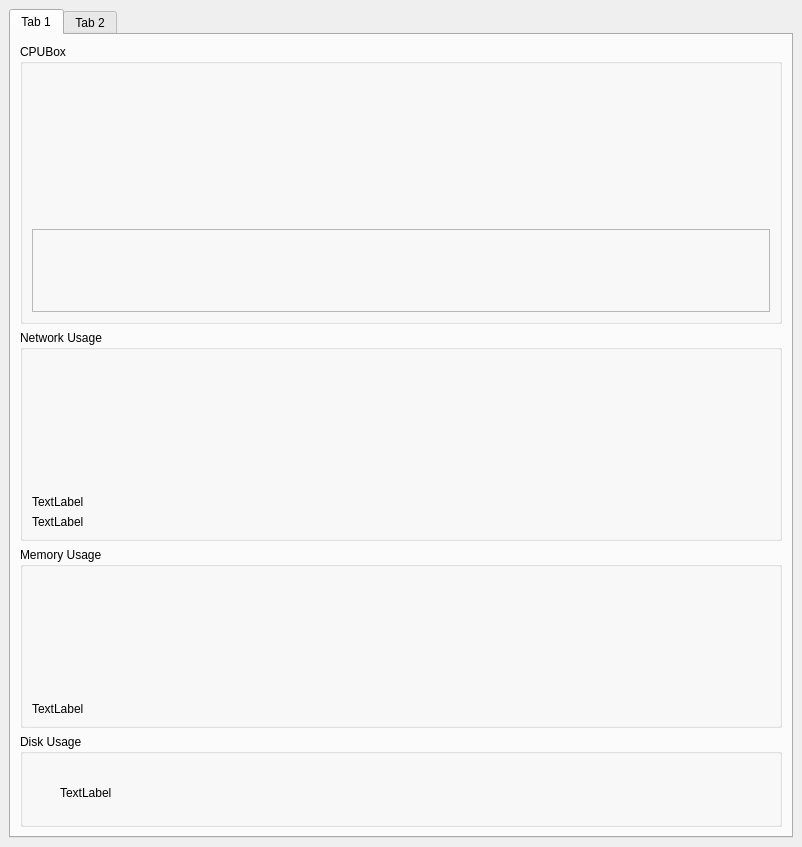
<?xml version="1.0" encoding="UTF-8"?>
<ui version="4.0">
 <class>MainWindow</class>
 <widget class="QMainWindow" name="MainWindow">
  <property name="geometry">
   <rect>
    <x>0</x>
    <y>0</y>
    <width>802</width>
    <height>847</height>
   </rect>
  </property>
  <property name="windowTitle">
   <string>MainWindow</string>
  </property>
  <widget class="QWidget" name="centralwidget">
   <layout class="QVBoxLayout" name="verticalLayout">
    <item>
     <widget class="QTabWidget" name="tabWidget">
      <widget class="QWidget" name="tab">
       <attribute name="title">
        <string>Tab 1</string>
       </attribute>
       <layout class="QVBoxLayout" name="verticalLayout_2">
        <item>
         <widget class="QGroupBox" name="groupBox">
          <property name="minimumSize">
           <size>
            <width>0</width>
            <height>280</height>
           </size>
          </property>
          <property name="title">
           <string>CPUBox</string>
          </property>
          <layout class="QVBoxLayout" name="verticalLayout_3">
           <item>
            <widget class="QCustomPlot" name="cpuPlotLayout" native="true">
             <property name="minimumSize">
              <size>
               <width>0</width>
               <height>150</height>
              </size>
             </property>
            </widget>
           </item>
           <item>
            <widget class="QFrame" name="cpuLabelFrame">
             <property name="minimumSize">
              <size>
               <width>0</width>
               <height>80</height>
              </size>
             </property>
             <property name="frameShape">
              <enum>QFrame::StyledPanel</enum>
             </property>
             <property name="frameShadow">
              <enum>QFrame::Raised</enum>
             </property>
            </widget>
           </item>
          </layout>
         </widget>
        </item>
        <item>
         <widget class="QGroupBox" name="NetworkBox">
          <property name="title">
           <string>Network Usage</string>
          </property>
          <layout class="QVBoxLayout" name="verticalLayout_4">
           <item>
            <widget class="QCustomPlot" name="networkPlot" native="true">
             <property name="minimumSize">
              <size>
               <width>0</width>
               <height>130</height>
              </size>
             </property>
            </widget>
           </item>
           <item>
            <widget class="QLabel" name="networkRxLabel">
             <property name="text">
              <string>TextLabel</string>
             </property>
            </widget>
           </item>
           <item>
            <widget class="QLabel" name="networkTxLabel">
             <property name="text">
              <string>TextLabel</string>
             </property>
            </widget>
           </item>
          </layout>
         </widget>
        </item>
        <item>
         <widget class="QGroupBox" name="MemoryBox">
          <property name="title">
           <string>Memory Usage</string>
          </property>
          <layout class="QVBoxLayout" name="verticalLayout_5">
           <item>
            <widget class="QCustomPlot" name="memoryPlot" native="true">
             <property name="minimumSize">
              <size>
               <width>0</width>
               <height>120</height>
              </size>
             </property>
            </widget>
           </item>
           <item>
            <widget class="QLabel" name="memoryUsageLabel">
             <property name="text">
              <string>TextLabel</string>
             </property>
            </widget>
           </item>
          </layout>
         </widget>
        </item>
        <item>
         <widget class="QGroupBox" name="DiskBox">
          <property name="title">
           <string>Disk Usage</string>
          </property>
          <widget class="QLabel" name="ioReadLabel">
           <property name="geometry">
            <rect>
             <x>40</x>
             <y>50</y>
             <width>671</width>
             <height>18</height>
            </rect>
           </property>
           <property name="text">
            <string>TextLabel</string>
           </property>
          </widget>
          <widget class="QLabel" name="ioWriteLabel">
           <property name="geometry">
            <rect>
             <x>40</x>
             <y>90</y>
             <width>681</width>
             <height>18</height>
            </rect>
           </property>
           <property name="text">
            <string>TextLabel</string>
           </property>
          </widget>
         </widget>
        </item>
       </layout>
      </widget>
      <widget class="QWidget" name="tab_2">
       <attribute name="title">
        <string>Tab 2</string>
       </attribute>
      </widget>
     </widget>
    </item>
   </layout>
  </widget>
 </widget>
 <customwidgets>
  <customwidget>
   <class>QCustomPlot</class>
   <extends>QWidget</extends>
   <header>qcustomplot.h</header>
   <container>1</container>
  </customwidget>
 </customwidgets>
 <resources/>
 <connections/>
</ui>
